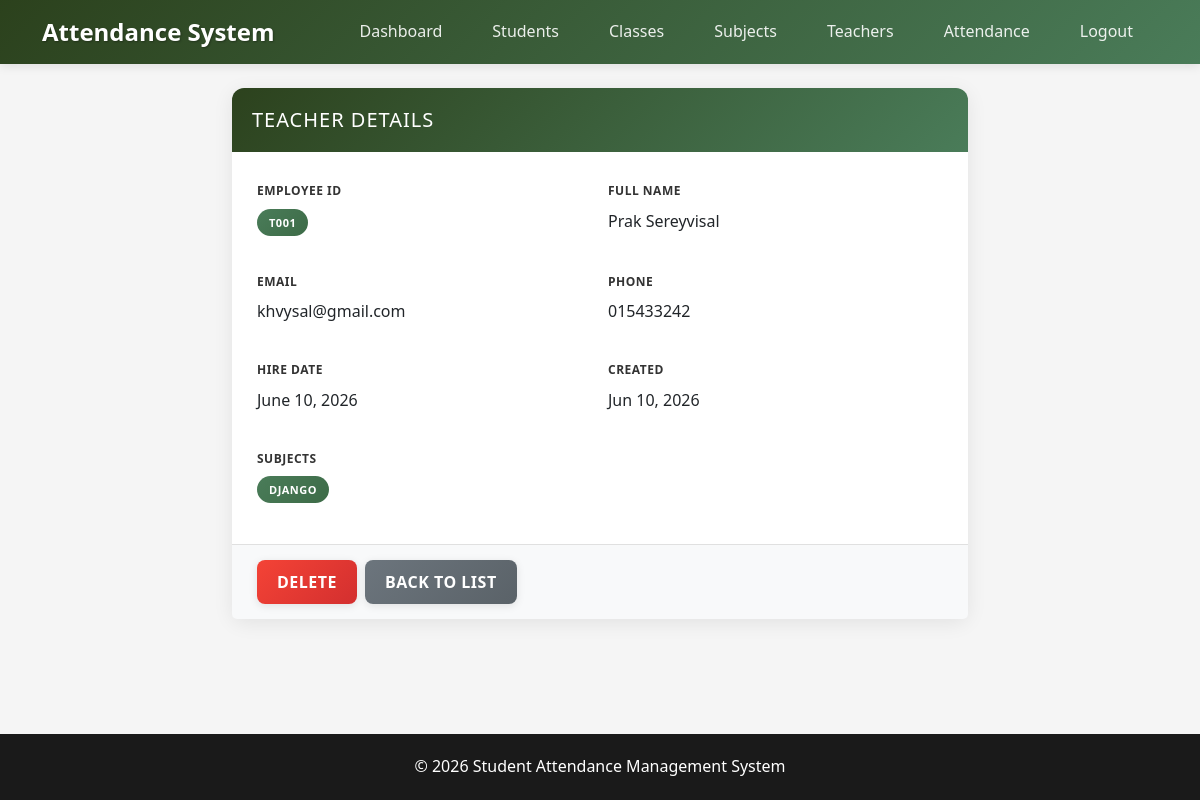
The app's page /teachers/1/ (signed in) with its own data.
### Attendance/models.py (models this page shows, shortened)
class Teacher(models.Model):
    employee_id = models.CharField(max_length=20, unique=True)
    first_name = models.CharField(max_length=50)
    last_name = models.CharField(max_length=50)
    email = models.EmailField()
    phone = models.CharField(max_length=20, unique=True)
    hire_date = models.DateField()
    subjects = models.ManyToManyField(Subject)
    created_at = models.DateTimeField(auto_now_add=True)

class Subject(models.Model):
    subject_name = models.CharField(max_length=100)
    code = models.CharField(max_length=20, unique=True)
    description = models.TextField(blank=True, null=True)
    created_at = models.DateTimeField(auto_now_add=True)

### Attendance/views.py (the view)
# urls.py: path('teachers/<int:pk>/', views.teacher_detail, name='teacher_detail'),
@login_required
def teacher_detail(request, pk):
    teacher = get_object_or_404(Teacher, pk=pk)
    return render(request, 'teachers/detail.html', {'teacher': teacher})

### Templates/teachers/detail.html
{% extends 'base.html' %}
{% block content %}
<div class="row">
    <div class="col-md-8 mx-auto align-content-center w-800">
        <div class="card">
            <div class="card-header">
                <h4>Teacher Details</h4>
            </div>
            <div class="card-body">
                <div class="row g-3">
                    <div class="col-md-6">
                        <label class="form-label">Employee ID</label>
                        <p><span class="badge bg-secondary">{{ teacher.employee_id }}</span></p>
                    </div>
                    <div class="col-md-6">
                        <label class="form-label">Full Name</label>
                        <p>{{ teacher.first_name }} {{ teacher.last_name }}</p>
                    </div>
                    <div class="col-md-6">
                        <label class="form-label">Email</label>
                        <p>{{ teacher.email }}</p>
                    </div>
                    <div class="col-md-6">
                        <label class="form-label">Phone</label>
                        <p>{{ teacher.phone }}</p>
                    </div>
                    <div class="col-md-6">
                        <label class="form-label">Hire Date</label>
                        <p>{{ teacher.hire_date }}</p>
                    </div>
                    <div class="col-md-6">
                        <label class="form-label">Created</label>
                        <p>{{ teacher.created_at|date:"M d, Y" }}</p>
                    </div>
                    <div class="col-md-12">
                        <label class="form-label">Subjects</label>
                        <p>
                            {% for subject in teacher.subjects.all %}
                            <span class="badge bg-secondary">{{ subject.subject_name }}</span>
                            {% empty %}
                            <span class="text-secondary">No subjects assigned</span>
                            {% endfor %}
                        </p>
                    </div>
                </div>
            </div>
            <div class="card-footer d-flex gap-2">
                <a href="{% url 'teacher_delete' pk=teacher.id %}" class="btn btn-danger">Delete</a>
                <a href="{% url 'teacher_list' %}" class="btn btn-secondary">Back to List</a>
            </div>
        </div>
    </div>
</div>
{% endblock %}

### Templates/static/css/style.css (style rules this page uses)
:root { --primary-color: #1f360ff0; --primary-hover: #1f360f; --secondary-color: #4a7c59; --accent-color: #759353; --dark-bg: #1a1a1a; --light-bg: #f5f5f5; --card-bg: #ffffff; --text-primary: #333333; --text-secondary: #666666; --border-color: #e0e0e0; --success-color: #4caf50; --warning-color: #ff9800; --danger-color: #f44336; --info-color: #2196f3; }
body { background-color: var(--light-bg); color: var(--text-primary); font-family: 'Segoe UI', Tahoma, Geneva, Verdana, sans-serif; line-height: 1.6; }
.card { border: none; border-radius: 12px; box-shadow: 0 4px 20px rgba(0,0,0,0.08); transition: all 0.3s ease; background: var(--card-bg); margin-bottom: 25px; }
.card-header { background: linear-gradient(135deg, var(--primary-color) 0%, var(--secondary-color) 100%); color: white; border: none; border-radius: 12px 12px 0 0 !important; padding: 20px; font-weight: 600; text-transform: uppercase; letter-spacing: 1px; }
.card-header h4 { margin: 0; font-size: 1.25rem; }
.card-body { padding: 25px; }
.card-footer { background-color: #f8f9fa; border-top: 1px solid var(--border-color); border-radius: 0 0 12px 12px; padding: 15px 25px; }
.btn { border-radius: 8px; display: flex; font-weight: 600; text-transform: uppercase; letter-spacing: 0.5px; padding: 10px 20px; transition: all 0.3s ease; border: none; box-shadow: 0 2px 8px rgba(0,0,0,0.1); }
.btn-danger { background: linear-gradient(135deg, var(--danger-color) 0%, #d32f2f 100%); color: white; }
.btn-secondary { background: linear-gradient(135deg, #6c757d 0%, #5a6268 100%); color: white; }
.form-label { font-weight: 600; color: var(--text-primary); margin-bottom: 8px; text-transform: uppercase; letter-spacing: 0.5px; font-size: 12px; }
.badge { padding: 8px 12px; border-radius: 20px; font-weight: 600; text-transform: uppercase; letter-spacing: 0.5px; font-size: 11px; }
.badge.bg-secondary { background: linear-gradient(135deg, var(--secondary-color) 0%, #3d6b47 100%); }

### records on screen
Teacher: employee_id "T001", first_name "Prak", last_name "Sereyvisal", email "khvysal@gmail.com", phone "015433242", hire_date "June 10, 2026", created_at "Jun 10, 2026"
Subject: subject_name "DJANGO"
